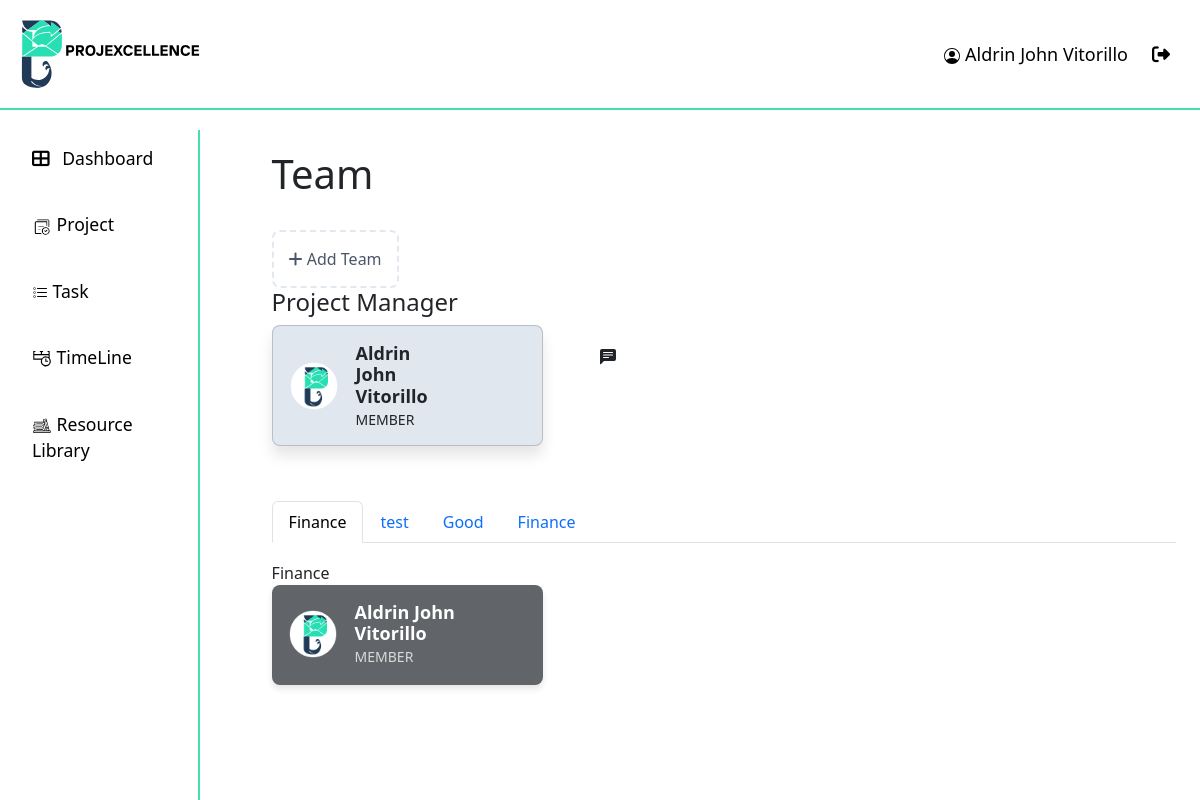
The page /myteam/ (signed in) on the database its author committed.
### api/models.py (models this page shows, shortened)
class User(AbstractUser):
    ROLE_CHOICES = [
        ("ADMIN", "Admin"),
        ("PM", "projectmanger"),
        ("MEMBER", "member"),
    ]
    STATUS_CHOICES = [
        ("APPROVED", "Approved"),
        ("REJECTED", "Rejected"),
        ("PENDING", "Pending"),
    ]
    username = None
    email = models.EmailField(_("email address"), unique=True)
    phone_regex = RegexValidator(
        regex=r"^\+?1?\d{9,15}$",
        message="Phone number must be entered in the format: '+999999999'. Up to 15 digits allowed.",
    )
    phone_number = models.CharField(validators=[phone_regex], max_length=17, blank=True)
    role = models.CharField(max_length=10, choices=ROLE_CHOICES, default="MEMBER")
    date_of_hire = models.DateField(blank=True, null=True)
    profile_path = models.ImageField(null=True, blank=True)
    status = models.CharField(max_length=20, choices=STATUS_CHOICES, default="PENDING")
    groups = models.ManyToManyField(
        "auth.Group",
        verbose_name=_("groups"),
        blank=True,
        related_name="custom_user_set",
        related_query_name="custom_user",
    )
    user_permissions = models.ManyToManyField(
        "auth.Permission",
        verbose_name=_("user permissions"),
        blank=True,
        related_name="custom_user_set",
        related_query_name="custom_user",
    )
    objects = UserManager()
    USERNAME_FIELD = "email"
    REQUIRED_FIELDS = ["first_name", "last_name", "date_of_hire", "password"]
    def __str__(self):
        return f"{self.first_name} {self.last_name}"

class Project(models.Model):
    project_name = models.CharField(max_length=50)
    description = models.TextField()
    created_by = models.ForeignKey(User, on_delete=models.CASCADE)
    date_created = models.DateTimeField(auto_now_add=True)
    def __str__(self):
        return self.project_name

class Team(models.Model):
    team_name = models.CharField(max_length=50)
    users = models.ManyToManyField(User)
    project = models.ForeignKey(Project, on_delete=models.CASCADE)

### api/views.py (the view)
# urls.py: path("myteam/", views.team_list, name="myteam"),
def team_list(request):
    teams = Team.objects.filter(users=request.user).order_by("-id")  # Adjust if you have a date_created field
    team_filter = TeamFilter(request.GET, queryset=teams)
    paginator = Paginator(team_filter.qs, 5)
    page_number = request.GET.get("page")
    page_obj = paginator.get_page(page_number)
    edit_team_forms = {team.id: TeamForm(instance=team) for team in page_obj}  # Only create forms for current page
    context = {
        "page_obj": page_obj,
        "edit_team_forms": edit_team_forms,
        "add_team_form": TeamForm(),  # Form to add a new team
        "filter": team_filter,
    }
    return render(request, "myteam.html", context)

### api/templates/myteam.html (shortened to what this page needs)
{% extends "base.html" %}
{% load static %}
{% load crispy_forms_tags %}
{% block content %}
<div class="page">
    <div class="Team">
        <h1> Team</h1><br>
        <div type="button" class="add-team" data-bs-toggle="modal" data-bs-target="#addTeamModal">
            <i class="fas fa-plus mr-2"></i> Add Team
        </div>
        <h4>Project Manager</h4>
        <div class="card">
            <div class="info">
                <table>
                    <tr>
                        <td>
                            <img src="{% static '/res/logoPlaceHolder.png' %}" alt="avatar-profile" class="avatar">
                        </td>
                        <td>
                            {% if request.user.project_set.exists %}
                                {% with project=request.user.project_set.first %}
                                    <h2 class="name"> {{ project.created_by.first_name|capfirst }} {{ project.created_by.last_name|capfirst }}</h2>
                                {% endwith %}
                            {% endif %}
                            <h2 class="title"> {{ request.user.role|capfirst }}</h2>
                        </td>
                        <td class="message">
                        </td>
                    </tr>
                </table>
            </div>
        </div>
    </div>
    <div class="Members">
        <ul class="nav nav-tabs">
            {% for team in page_obj %}
                <li class="nav-item">
                    <a class="nav-link {% if forloop.first %}active{% endif %}"
                       aria-current="page"
                       href="#team-{{ team.id }}">
                       {{ team.team_name }}
                    </a>
                </li>
            {% endfor %}
        </ul>
        <div class="tab-content">
            {% for team in page_obj %}
                <div class="tab-pane {% if forloop.first %}active{% endif %}" id="team-{{ team.id }}">
                    {{ team.team_name }}
                </div>
            {% endfor %}
        </div>
    </div>
        <div class="card-members">
            <div class="info">
                <table>
                    <tr>
                        <td>
                            <img src="{% static '/res/logoPlaceHolder.png' %}" alt="Melanie Flores" class="avatar">
                        </td>
                        <td>
                            {% if request.user.project_set.exists %}
                                {% with project=request.user.project_set.first %}
                                    <h2 class="name"> {{ project.created_by.first_name|capfirst }} {{ project.created_by.last_name|capfirst }}</h2>
                                {% endwith %}
                            {% endif %}
                            <h2 class="title"> {{ request.user.role|capfirst }}</h2>
                        </td>
                    </tr>
                </table>
            </div>
        </div>
    </div>
</div>
{% endblock %}

### api/templates/base.html (shortened to what this page needs)
{% load static %}
<!DOCTYPE html>
<html lang="en">
  <head>
    <link
      href="https://cdn.jsdelivr.net/npm/bootstrap@5.3.0/dist/css/bootstrap.min.css"
      rel="stylesheet"
    />
    <link
      href="https://cdnjs.cloudflare.com/ajax/libs/font-awesome/6.4.0/css/all.min.css"
      rel="stylesheet"
    />
  </head>
  <body>
    <header>
      <div class="header">
          <img src="{% static '/res/slogo.svg' %}" alt="logo" width="200px">
          <div class="profile">
            <a class="nav-link {% if request.resolver_match.url_name == 'profile' %}active{% endif %}" href="{% url 'profile' %}">
              {{ request.user.first_name|capfirst }} {{ request.user.last_name|capfirst }}
            </a>
            <a class="nav-link" href="{% url 'logout' %}" onclick="event.preventDefault(); document.getElementById('logout-form').submit();">
              <i class="fas fa-sign-out-alt me-2"></i>
            </a>
          </div>
      </div>
    </header>
    <div class="container-fluid">
      <div class="row">
        <nav
          id="sidebarMenu"
          class="col-md-3 col-lg-2 d-md-block sidebar collapse"
        >
          <ul class="nav flex-column">
            <li class="nav-item">
              <a class="nav-link {% if request.resolver_match.url_name == 'dashboard' %}active{% endif %}" href="{% url 'dashboard' %}">
                <i class="fas fa-th-large me-2"></i> Dashboard
              </a>
            </li>
            <li class="nav-item">
              <a class="nav-link {% if request.resolver_match.url_name == 'project' %}active{% endif %}" href="{% url 'project' %}">
                <img src="{% static '/res/projectIcon.svg' %}" alt="logo" width="20px">  Project
              </a>
            </li>
            <li class="nav-item">
              <a class="nav-link {% if request.resolver_match.url_name == 'task' %}active{% endif %}" href="{% url 'task' %}">
                 Task
              </a>
            </li>
            <li class="nav-item">
              <a class="nav-link {% if request.resolver_match.url_name == 'dashboard' %}active{% endif %}" href="{% url 'dashboard' %}">
                <img src="{% static '/res/timelineIcon.svg' %}" alt="logo" width="20px">  TimeLine
              </a>
            </li>
            <li class="nav-item">
              <a class="nav-link {% if request.resolver_match.url_name == 'resourceLib' %}active{% endif %}" href="{% url 'resourceLib' %}">
                <img src="{% static '/res/resourceIcon.svg' %}" alt="logo" width="20px"> Resource Library
              </a>
            </li>
          </ul>
        </nav>
        <main class="col-md-9 ms-sm-auto col-lg-10 px-md-4 main-content">
          {% block content %}{% endblock content %}
      </div>
  </body>
</html>

### api/templates/base.html (style rules this page uses)
.header { overflow: hidden; background-color: #ffffff; padding: 20px 10px; position: fixed; top: 0; width: 100%; z-index: 1000; margin-bottom: 10px; border-bottom: 2px solid #46DFB1; height: 110px; display: flex; justify-content: space-between; align-items: center; }
.header a { float: left; color: black; text-align: center; padding: 12px; text-decoration: none; font-size: 18px; line-height: 25px; border-radius: 4px; }
body { margin-top: 130px; background-color: #ffffff; }
.sidebar { background-color: #ffffff; color: black; height: 100vh; overflow-y: auto; position: fixed; top: 100; left: 0; z-index: 1000; border-right: 2px solid #46DFB1; }
.sidebar .nav-link { color: black; padding: 15px 20px; font-size: 1.1rem; margin-bottom: 10px; }
.main-content { margin-left: 0; padding-top: 20px; }

### api/templates/myteam.html (style rules this page uses)
.card { background-color: #E0E7EF; color: 213A58; border-radius: 8px; padding: 16px; min-height: 100px; padding: 20; box-shadow: 0 10px 14px rgba(0, 0, 0, 0.1); max-width: 30%; margin-bottom: 16px; }
.card-members { background-color: #616569; color: #FFFFFF; border-radius: 8px; padding: 16px; min-height: 100px; padding: 20; box-shadow: 0 4px 6px rgba(0, 0, 0, 0.1); max-width: 30%; margin-bottom: 16px; }
.card-members .title { color: #D9D9D9; }
.avatar { width: 48px; height: 48px; border-radius: 50%; margin-right: 16px; }
.info { display: flex; align-items: center; }
.name { font-size: 18px; font-weight: bold; margin: 0; }
.title { font-size: 14px; margin: 4px 0 0; }
.page { margin-left: 5%; }
.message { float: right; margin-left: 170px; }
.nav-tabs { margin-top: 6%; margin-bottom: 2%; user-select: none; }
.add-team { color: #4a5568; cursor: pointer; padding: 15px; border: 2px dashed #e2e8f0; border-radius: 8px; display: inline-block; transition: all 0.3s ease; }

### rows shown on the page
User: user.first_name "Aldrin John", user.last_name "Vitorillo", user.role "MEMBER"
Project: created_by.first_name "Aldrin John", created_by.last_name "Vitorillo"
Team: team_name "Finance"
Team: team_name "test"
Team: team_name "Good"
Team: team_name "Finance"
